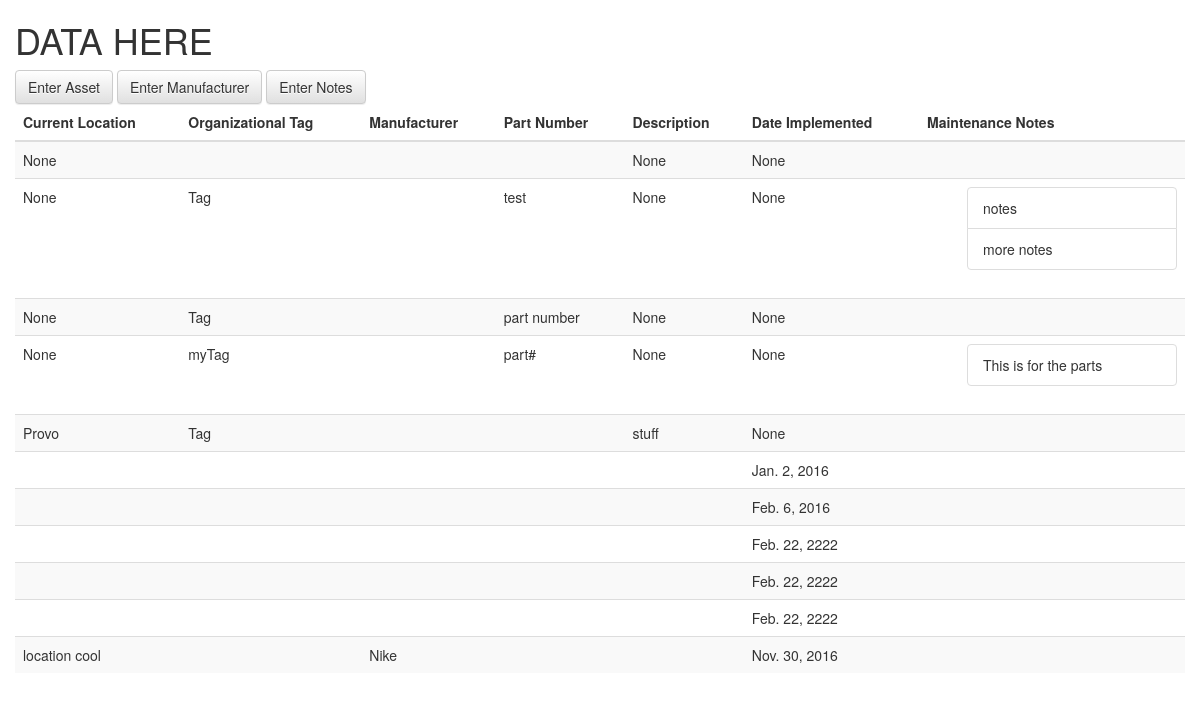
Page /home/data/ on the earlier database version.
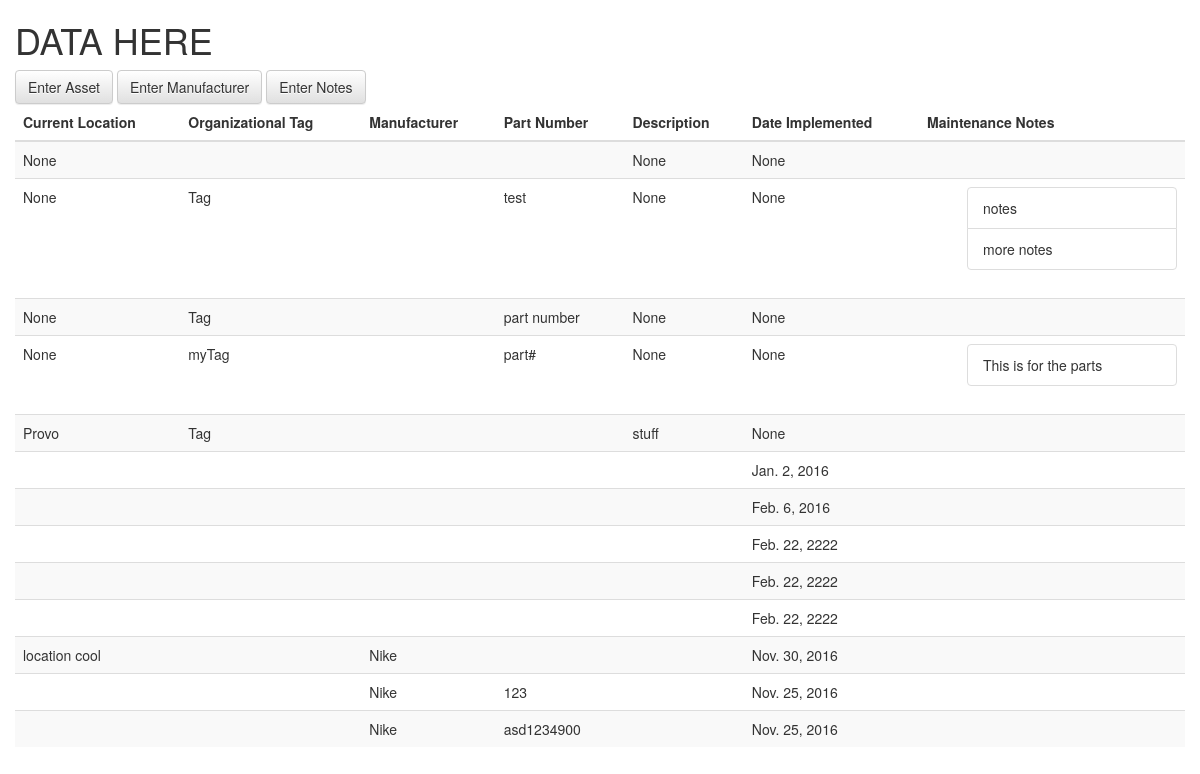
Same page on the later database version.
### home/models.py (models this page shows)
class assets(models.Model):
    current_location = models.CharField(max_length = 150, null=True)
    org_tag = models.CharField(max_length=10, null=True)
    manufacturer = models.ForeignKey(
        'manufacturers',
        null=True,
        on_delete=models.CASCADE,
    )
    employee = models.ForeignKey(
        'employees',
        null=True,
    )
    part_number = models.CharField(max_length=254, null=True)
    description = models.TextField(null=True)
    date_implemented = models.DateField(null=True)
    def get_notes(self):
        return notes.objects.all().filter(asset =self)
    MANUFACTURER_CHOICES = (
    )

class notes(models.Model):
    note = models.TextField()
    asset = models.ForeignKey(
        'assets',
        on_delete=models.CASCADE,
    )

class manufacturers(models.Model):
    name = models.CharField(max_length = 150)

### home/views.py (the view)
def data(request):
	assets = hmod.assets.objects.all()
	print(assets)
	for asset in assets:
		asset.notes = asset.get_notes()
	return render(request, 'data.html', {'assets':assets})

### home/templates/data.html (shortened to what this page needs)
<!DOCTYPE html>
<html>
  <head>
      <link rel="stylesheet" href="https://maxcdn.bootstrapcdn.com/bootstrap/3.3.7/css/bootstrap.min.css"
integrity="sha384-BVYiiSIFeK1dGmJRAkycuHAHRg32OmUcww7on3RYdg4Va+PmSTsz/K68vbdEjh4u">
      <link rel="stylesheet" href="https://maxcdn.bootstrapcdn.com/bootstrap/3.3.7/css/bootstrap-theme.min.css"
integrity="sha384-rHyoN1iRsVXV4nD0JutlnGaslCJuC7uwjduW9SVrLvRYooPp2bWYgmgJQIXwl/Sp">
  </head>
  <body>
<div class="container">
  <div class="row">
    <div class="h1">
      DATA HERE
    </div>
    <a href="/home/" class ="btn btn-default">Enter Asset</a>
    <a href="/home/manufacturer" class ="btn btn-default">Enter Manufacturer</a>
    <a href="/home/notes" class ="btn btn-default">Enter Notes</a>
    <table class="table table-striped">
      <thead>
        <th>Current Location</th>
        <th>Organizational Tag</th>
        <th>Manufacturer</th>
        <th>Part Number</th>
        <th>Description</th>
        <th>Date Implemented</th>
        <th>Maintenance Notes</th>
      </thead>
      {% for asset in assets %}
        <tr>
          <td>{{ asset.current_location }}</td>
          <td>{{ asset.org_tag }}</td>
          <td>{{ asset.manufacturer.name }}</td>
          <td>{{ asset.part_number }}</td>
          <td>{{ asset.description }}</td>
          <td>{{ asset.date_implemented }}</td>
          <td>
            <div class="panel-group">
                  <ul>
                    {% for note in asset.notes %}
                    <li class="list-group-item">
                      {{note.note}}
                    </li>
                    {% endfor %}
                  </ul>
            </div>
          </td>
        </tr>
      {% endfor %}
    </table>
  </div>
</div>
  </body>
</html>

Differences in the rows shown:
added assets: manufacturer.name "Nike", part_number "123", date_implemented "Nov. 25, 2016"
added assets: manufacturer.name "Nike", part_number "asd1234900", date_implemented "Nov. 25, 2016"
